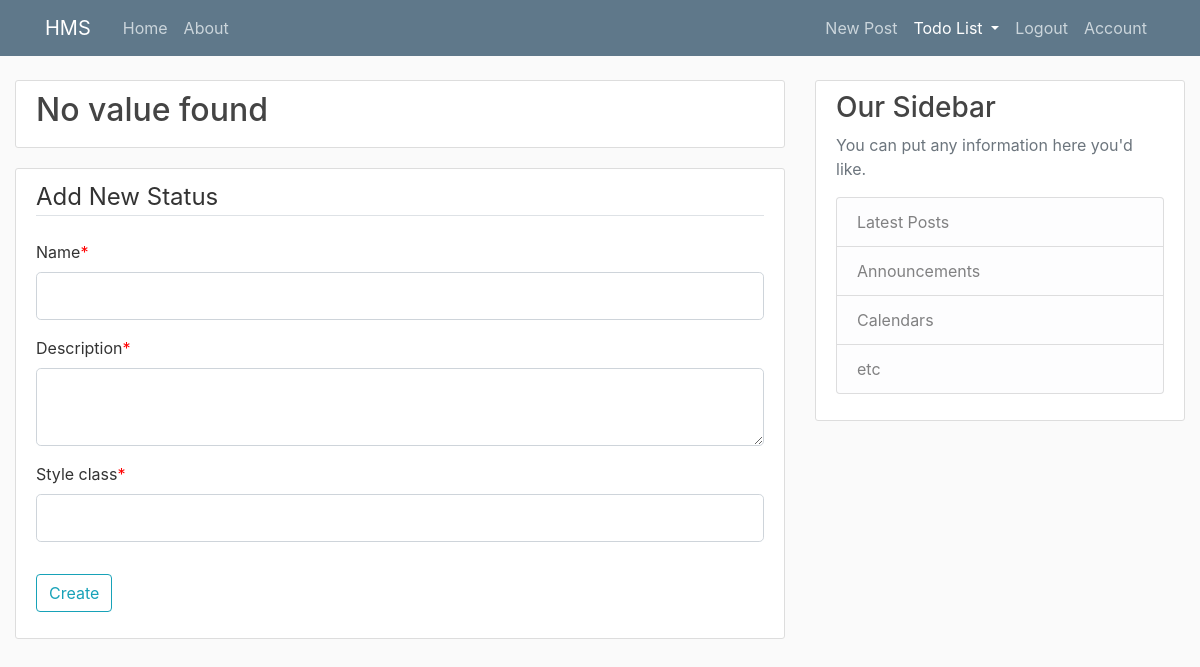
Page /todolists/status (signed in) on the earlier database version.
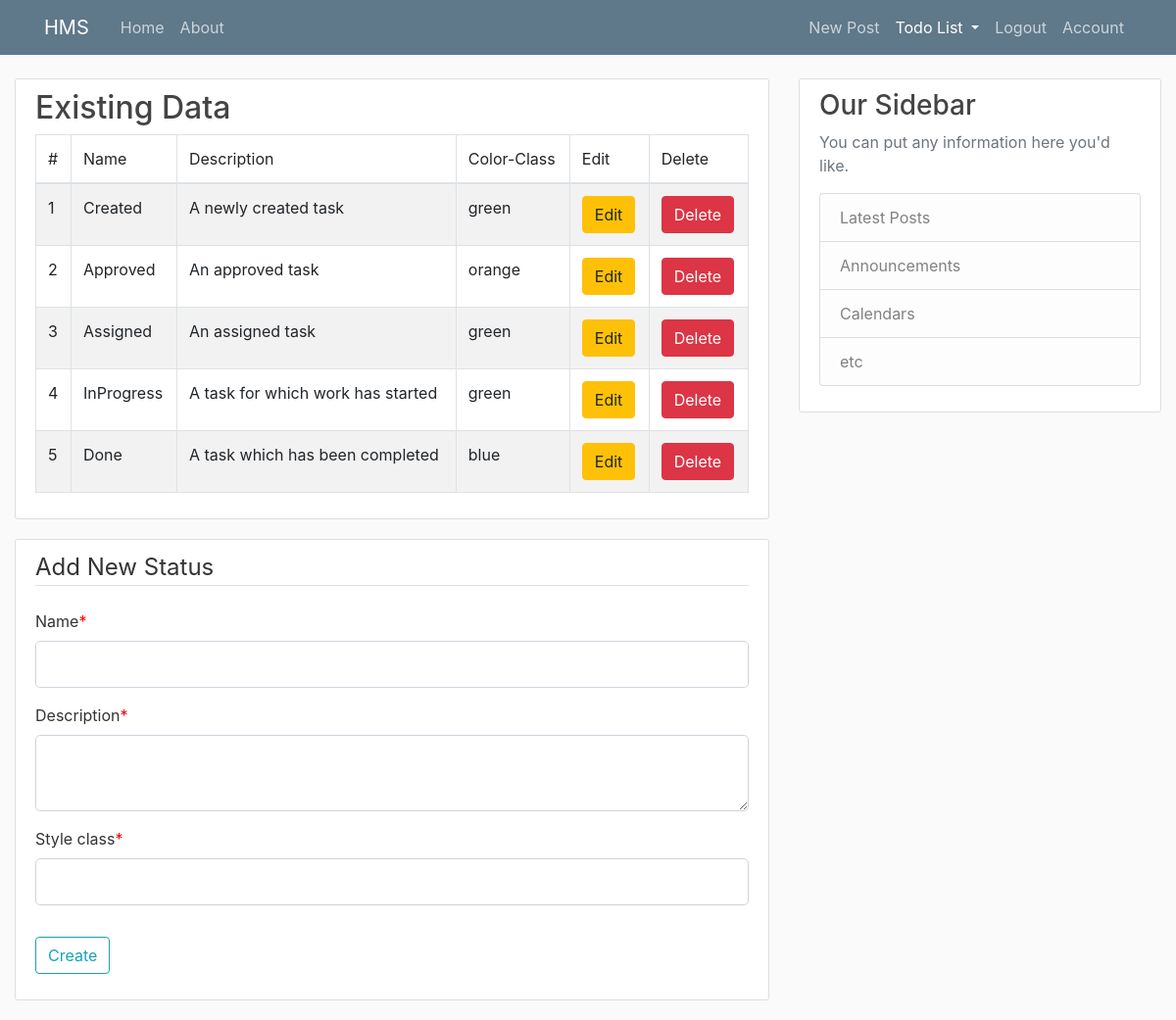
Same page on the later database version.
### app/models.py (models this page shows)
class TaskStatusLu(db.Model):
    __tablename__ = "task_status_lu"
    id = db.Column(db.Integer, primary_key=True)
    name = db.Column(db.String(100), nullable=False, unique=True)
    description = db.Column(db.String(300), nullable=False)
    style_class = db.Column(db.String(200), nullable=False, default="text-danger")
    todo_items = db.relationship('ToDoItem', backref='task_status')

### app/todolists/routes.py (the view, shortened to what this page needs)
@todolists.route('/todolists/status', methods=['GET', 'POST'])
@login_required
def status():
    form = TaskLuForm()
    statuses = TaskStatusLu.query.all()
    return render_template('/todolists/lookups.html', form=form, lookups=statuses, legend='Add New Status', lookupTitle='Status')

### app/todolists/forms.py
class TaskLuForm(FlaskForm):
    name = StringField('Name', validators=[DataRequired()])
    description = TextAreaField('Description', validators=[DataRequired()])
    style_class = StringField('Style class', validators=[DataRequired()])
    submit = SubmitField('Create')

### app/models.py (called while the page is built)
@login_manager.user_loader
def load_user(user_id):
    return User.query.get(int(user_id))

### app/templates/todolists/lookups.html (shortened to what this page needs)
{% extends "layout.html" %}
{% block content %}
{% if lookups %}
<div class="content-section">
    <h2>Existing Data</h2>
    <table class="table table-striped table-bordered">
        <thead>
            <tr>
                <td>#</td>
                <td>Name</td>
                <td>Description</td>
                <td>Color-Class</td>
                <td>Edit</td>
                <td>Delete</td>
            </tr>
        </thead>
        <tbody>
            {% for lookup in lookups %}
            <tr>
                <td>{{ lookup.id }}</td>
                <td>{{ lookup.name }}</td>
                <td>{{ lookup.description }}</td>
                <td>{{ lookup.style_class }}</td>
                <td>
                    {% if lookupTitle=='Status' %}
                    <a class="btn btn-warning" href="{{url_for('todolists.edit_status', status_id=lookup.id)}}">Edit</a>
                    {% endif %}
                </td>
                <td>
                    {% if lookupTitle=='Status' %}
                    <form action="{{url_for('todolists.delete_status', status_id=lookup.id)}}" method="POST">
                        <input type="submit" value="Delete" class="btn btn-danger">
                    </form>
                    {% endif %}
                </td>
            </tr>
            {% endfor %}
        </tbody>
    </table>
</div>
{% else %}
<div class="content-section">
    <h2>No value found</h2>
</div>
{% endif %}
<div class="content-section">
    <form method="POST" action="">
        <fieldset class="form-group">
            <legend class="border-bottom mb-4">{{ legend }}</legend>
            <div class="form-group">
                {{ form.name.label(class="form-control-label") }}{% if form.name.flags.required %}<span
                    class="required-field">*</span>{% endif %}
                {% if form.name.errors %}
                {{ form.name(class="form-control form-control-lg is-invalid") }}
                <div class="invalid-feedback">
                    {% for error in form.name.errors %}
                    <span>{{ error }}</span>
                    {% endfor %}
                </div>
                {% else %}
                {{ form.name(class="form-control form-control-lg") }}
                {% endif %}
            </div>
            <div class="form-group">
                {{ form.description.label(class="form-control-label") }}{% if form.description.flags.required %}<span
                    class="required-field">*</span>{% endif %}
                {% if form.description.errors %}
                {{ form.description(class="form-control form-control-lg is-invalid") }}
                <div class="invalid-feedback">
                    {% for error in form.description.errors %}
                    <span>{{ error }}</span>
                    {% endfor %}
                </div>
                {% else %}
                {{ form.description(class="form-control form-control-lg") }}
                {% endif %}
            </div>
            <div class="form-group">
                {{ form.style_class.label(class="form-control-label") }}{% if form.style_class.flags.required %}<span
                    class="required-field">*</span>{% endif %}
                {% if form.style_class.errors %}
                {{ form.style_class(class="form-control form-control-lg is-invalid") }}
                <div class="invalid-feedback">
                    {% for error in form.style_class.errors %}
                    <span>{{ error }}</span>
                    {% endfor %}
                </div>
                {% else %}
                {{ form.style_class(class="form-control form-control-lg") }}
                {% endif %}
            </div>
        </fieldset>
        <div class="form-group">
            {{ form.submit(class="btn btn-outline-info") }}
        </div>
    </form>
</div>
{% endblock content %}

### app/templates/layout.html (shortened to what this page needs)
<!DOCTYPE html>
<html lang="en">
<head>
    <link rel="stylesheet" href="https://stackpath.bootstrapcdn.com/bootstrap/4.3.1/css/bootstrap.min.css"
>
    <link rel="stylesheet" href="{{ url_for('static', filename='styles/main.css') }}">
</head>
<body>
    <header class="site-header">
        <nav class="navbar navbar-expand-md navbar-dark bg-steel fixed-top">
            <div class="container">
                <a class="navbar-brand mr-4" href="/">HMS</a>
                <div class="collapse navbar-collapse" id="navbarToggle">
                    <div class="navbar-nav mr-auto">
                        <a class="nav-item nav-link" href="{{ url_for('main.home') }}">Home</a>
                        <a class="nav-item nav-link" href="{{ url_for('main.about') }}">About</a>
                    </div>
                    <div class="navbar-nav">
                        {% if current_user.is_authenticated %}
                        <a class="nav-item nav-link" href="{{ url_for('posts.new_post') }}">New Post</a>
                        <div class="dropdown show">
                            <a class="nav-item nav-link dropdown-toggle" href="#" role="button" id="dropdownMenuLink"
                                data-toggle="dropdown" aria-haspopup="true" aria-expanded="false">
                                Todo List
                            </a>
                        </div>
                        <a class="nav-item nav-link" href="{{ url_for('users.logout') }}">Logout</a>
                        <a class="nav-item nav-link" href="{{ url_for('users.account' )}}">Account</a>
                        {% else %}
                        <a class="nav-item nav-link" href="{{ url_for('users.login') }}">Login</a>
                        <a class="nav-item nav-link" href="{{ url_for('users.register') }}">Register</a>
                        {% endif %}
                    </div>
                </div>
            </div>
        </nav>
    </header>
    <main role="main" class="container-fluid">
        <div class="row">
            <div class="col-md-8">
                {% block content %}{% endblock %}
            </div>
            <div class="col-md-4">
                <div class="content-section">
                    <h3>Our Sidebar</h3>
                    <p class='text-muted'>You can put any information here you'd like.
                        <ul class="list-group">
                            <li class="list-group-item list-group-item-light">Latest Posts</li>
                            <li class="list-group-item list-group-item-light">Announcements</li>
                            <li class="list-group-item list-group-item-light">Calendars</li>
                            <li class="list-group-item list-group-item-light">etc</li>
                        </ul>
                    </p>
                </div>
            </div>
        </div>
    </main>
</body>
</html>

### app/static/styles/main.css (style rules this page uses)
body { background: #fafafa; color: #333333; margin-top: 5rem; }
h1, h2, h3, h4, h5, h6 { color: #444444; }
.bg-steel { background-color: #5f788a; }
.site-header .navbar-nav .nav-link { color: #cbd5db; }
.content-section { background: #ffffff; padding: 10px 20px; border: 1px solid #dddddd; border-radius: 3px; margin-bottom: 20px; }
.required-field { font-weight: 400; color: rgba(255,0,0); transition: color .16s linear; }

Differences in the rows shown:
added TaskStatusLu: id "1", name "Created", description "A newly created task", style_class "green"
added TaskStatusLu: id "2", name "Approved", description "An approved task", style_class "orange"
added TaskStatusLu: id "3", name "Assigned", description "An assigned task", style_class "green"
added TaskStatusLu: id "4", name "InProgress", description "A task for which work has started", style_class "green"
added TaskStatusLu: id "5", name "Done", description "A task which has been completed", style_class "blue"
Other differences:
text no longer shown: "No value found"
text now shown: "Existing Data # Name Description Color-Class Edit Delete"
